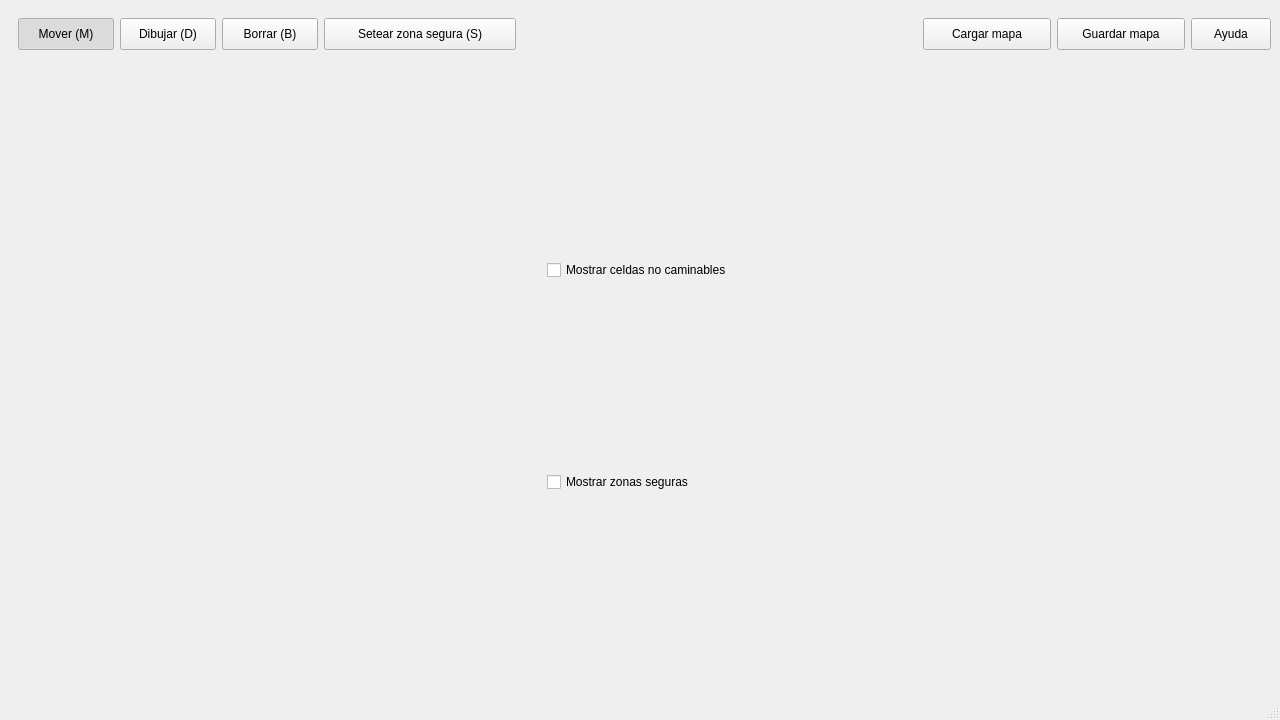
<?xml version="1.0" encoding="UTF-8"?>
<ui version="4.0">
 <class>Editor</class>
 <widget class="QMainWindow" name="Editor">
  <property name="enabled">
   <bool>true</bool>
  </property>
  <property name="geometry">
   <rect>
    <x>0</x>
    <y>0</y>
    <width>1280</width>
    <height>720</height>
   </rect>
  </property>
  <property name="sizePolicy">
   <sizepolicy hsizetype="Expanding" vsizetype="Expanding">
    <horstretch>0</horstretch>
    <verstretch>0</verstretch>
   </sizepolicy>
  </property>
  <property name="windowTitle">
   <string>MainWindow</string>
  </property>
  <widget class="QWidget" name="centralwidget">
   <layout class="QVBoxLayout" name="verticalLayout">
    <item>
     <layout class="QHBoxLayout" name="horizontalLayout">
      <item>
       <widget class="QWidget" name="widget" native="true">
        <layout class="QHBoxLayout" name="horizontalLayout_4">
         <item>
          <widget class="QPushButton" name="dragBtn">
           <property name="minimumSize">
            <size>
             <width>96</width>
             <height>32</height>
            </size>
           </property>
           <property name="maximumSize">
            <size>
             <width>96</width>
             <height>32</height>
            </size>
           </property>
           <property name="text">
            <string>Mover (M)</string>
           </property>
           <property name="checkable">
            <bool>true</bool>
           </property>
           <property name="checked">
            <bool>true</bool>
           </property>
           <property name="autoExclusive">
            <bool>true</bool>
           </property>
          </widget>
         </item>
         <item>
          <widget class="QPushButton" name="drawBtn">
           <property name="minimumSize">
            <size>
             <width>96</width>
             <height>32</height>
            </size>
           </property>
           <property name="maximumSize">
            <size>
             <width>96</width>
             <height>32</height>
            </size>
           </property>
           <property name="text">
            <string>Dibujar (D)</string>
           </property>
           <property name="checkable">
            <bool>true</bool>
           </property>
           <property name="autoExclusive">
            <bool>true</bool>
           </property>
          </widget>
         </item>
         <item>
          <widget class="QPushButton" name="eraseBtn">
           <property name="minimumSize">
            <size>
             <width>96</width>
             <height>32</height>
            </size>
           </property>
           <property name="maximumSize">
            <size>
             <width>96</width>
             <height>32</height>
            </size>
           </property>
           <property name="text">
            <string>Borrar (B)</string>
           </property>
           <property name="checkable">
            <bool>true</bool>
           </property>
           <property name="autoExclusive">
            <bool>true</bool>
           </property>
          </widget>
         </item>
         <item>
          <widget class="QPushButton" name="safeZoneBtn">
           <property name="minimumSize">
            <size>
             <width>192</width>
             <height>0</height>
            </size>
           </property>
           <property name="maximumSize">
            <size>
             <width>192</width>
             <height>64</height>
            </size>
           </property>
           <property name="text">
            <string>Setear zona segura (S)</string>
           </property>
           <property name="checkable">
            <bool>true</bool>
           </property>
           <property name="autoExclusive">
            <bool>true</bool>
           </property>
          </widget>
         </item>
        </layout>
       </widget>
      </item>
      <item>
       <spacer name="horizontalSpacer">
        <property name="orientation">
         <enum>Qt::Orientation::Horizontal</enum>
        </property>
        <property name="sizeHint" stdset="0">
         <size>
          <width>40</width>
          <height>20</height>
         </size>
        </property>
       </spacer>
      </item>
      <item>
       <widget class="QPushButton" name="loadBtn">
        <property name="minimumSize">
         <size>
          <width>128</width>
          <height>32</height>
         </size>
        </property>
        <property name="maximumSize">
         <size>
          <width>128</width>
          <height>32</height>
         </size>
        </property>
        <property name="text">
         <string>Cargar mapa</string>
        </property>
        <property name="icon">
         <iconset theme="folder"/>
        </property>
       </widget>
      </item>
      <item>
       <widget class="QPushButton" name="saveBtn">
        <property name="minimumSize">
         <size>
          <width>128</width>
          <height>32</height>
         </size>
        </property>
        <property name="maximumSize">
         <size>
          <width>128</width>
          <height>32</height>
         </size>
        </property>
        <property name="text">
         <string>Guardar mapa</string>
        </property>
        <property name="icon">
         <iconset theme="document-save"/>
        </property>
       </widget>
      </item>
      <item>
       <widget class="QPushButton" name="helpBtn">
        <property name="maximumSize">
         <size>
          <width>96</width>
          <height>32</height>
         </size>
        </property>
        <property name="text">
         <string>Ayuda</string>
        </property>
        <property name="icon">
         <iconset theme="dialog-question"/>
        </property>
       </widget>
      </item>
     </layout>
    </item>
    <item>
     <widget class="QFrame" name="mainframe">
      <property name="sizePolicy">
       <sizepolicy hsizetype="Expanding" vsizetype="Expanding">
        <horstretch>0</horstretch>
        <verstretch>0</verstretch>
       </sizepolicy>
      </property>
      <property name="frameShape">
       <enum>QFrame::Shape::NoFrame</enum>
      </property>
      <property name="frameShadow">
       <enum>QFrame::Shadow::Plain</enum>
      </property>
      <layout class="QHBoxLayout" name="horizontalLayout_2">
       <item>
        <layout class="QVBoxLayout" name="verticalLayout_2">
         <item>
          <widget class="QCheckBox" name="cbox_unwalkables">
           <property name="text">
            <string>Mostrar celdas no caminables</string>
           </property>
           <property name="icon">
            <iconset theme="edit-delete"/>
           </property>
           <property name="checked">
            <bool>false</bool>
           </property>
           <property name="autoRepeat">
            <bool>false</bool>
           </property>
           <property name="tristate">
            <bool>false</bool>
           </property>
          </widget>
         </item>
         <item>
          <widget class="QCheckBox" name="cbox_safes">
           <property name="text">
            <string>Mostrar zonas seguras</string>
           </property>
           <property name="icon">
            <iconset theme="go-home"/>
           </property>
          </widget>
         </item>
         <item>
          <layout class="QGridLayout" name="selectorWidget">
           <property name="sizeConstraint">
            <enum>QLayout::SizeConstraint::SetMaximumSize</enum>
           </property>
          </layout>
         </item>
        </layout>
       </item>
       <item>
        <layout class="QGridLayout" name="mapWidget">
         <property name="sizeConstraint">
          <enum>QLayout::SizeConstraint::SetNoConstraint</enum>
         </property>
        </layout>
       </item>
      </layout>
     </widget>
    </item>
   </layout>
  </widget>
  <widget class="QMenuBar" name="menubar">
   <property name="geometry">
    <rect>
     <x>0</x>
     <y>0</y>
     <width>1280</width>
     <height>23</height>
    </rect>
   </property>
  </widget>
  <widget class="QStatusBar" name="statusbar"/>
 </widget>
 <resources/>
 <connections/>
</ui>
